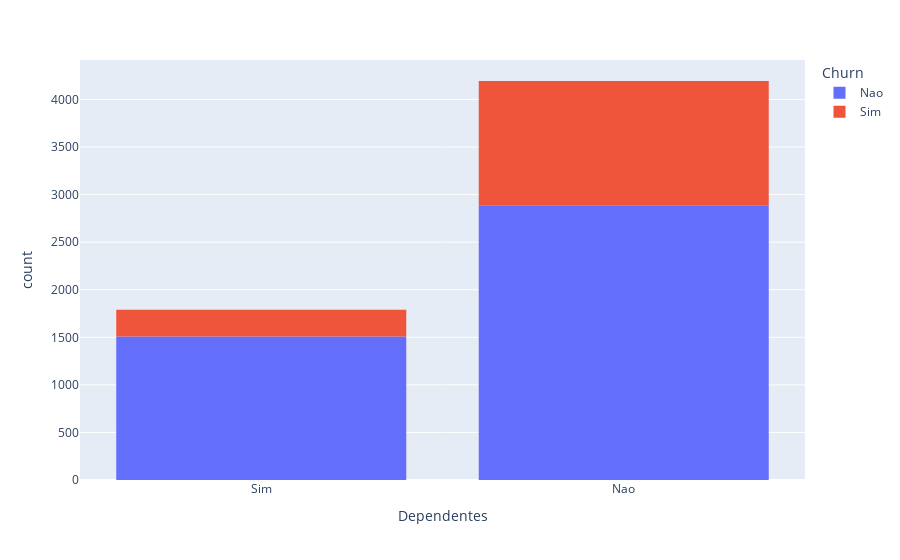

Notebook code for this chart:
### Code cell
graph = px .histogram(table, x = "Dependentes", color = "Churn")
graph.show()

### Figure 1 — Plotly figure (JSON) as saved in the notebook; plotly's stock layout.template omitted (floating-point values rounded to 4 significant figures; data arrays with more than 128 entries replaced by an {"elided": "..."} marker saying what was removed)
{"data": [{"alignmentgroup": "True", "bingroup": "x", "hovertemplate": "Churn=Nao<br>Dependentes=%{x}<br>count=%{y}<extra></extra>", "legendgroup": "Nao", "marker": {"color": "#636efa", "pattern": {"shape": ""}}, "name": "Nao", "offsetgroup": "Nao", "orientation": "v", "showlegend": true, "type": "histogram", "x": {"elided": "4398 str values"}, "xaxis": "x", "yaxis": "y"}, {"alignmentgroup": "True", "bingroup": "x", "hovertemplate": "Churn=Sim<br>Dependentes=%{x}<br>count=%{y}<extra></extra>", "legendgroup": "Sim", "marker": {"color": "#EF553B", "pattern": {"shape": ""}}, "name": "Sim", "offsetgroup": "Sim", "orientation": "v", "showlegend": true, "type": "histogram", "x": {"elided": "1587 str values"}, "xaxis": "x", "yaxis": "y"}], "layout": {"barmode": "relative", "legend": {"title": {"text": "Churn"}, "tracegroupgap": 0}, "margin": {"t": 60}, "xaxis": {"anchor": "y", "domain": [0, 1], "title": {"text": "Dependentes"}}, "yaxis": {"anchor": "x", "domain": [0, 1], "title": {"text": "count"}}}}
